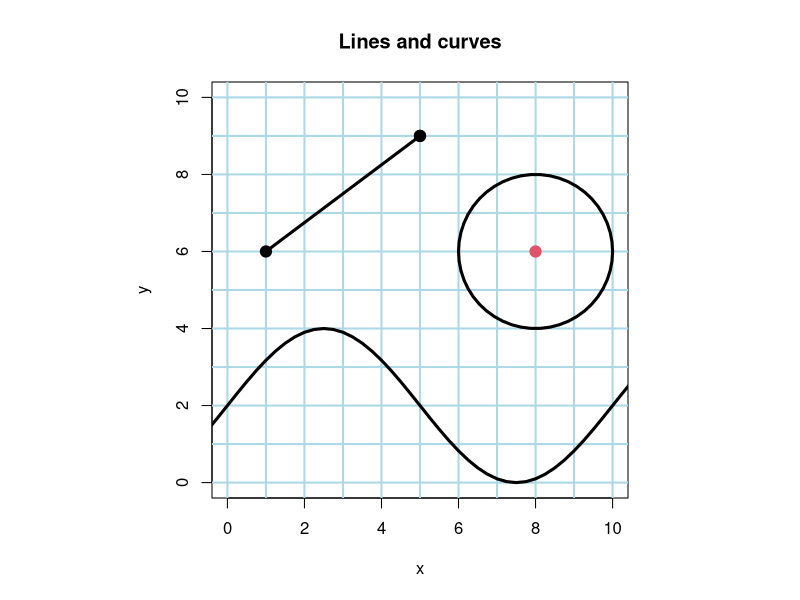
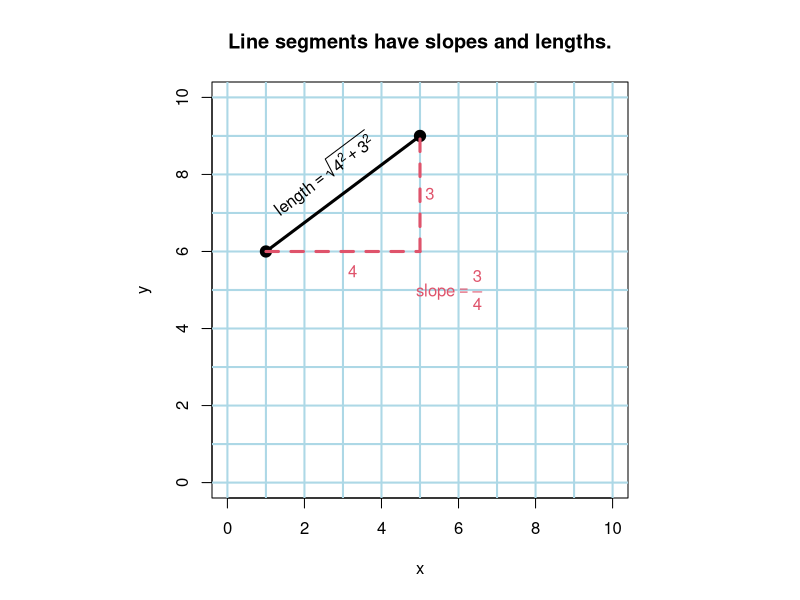
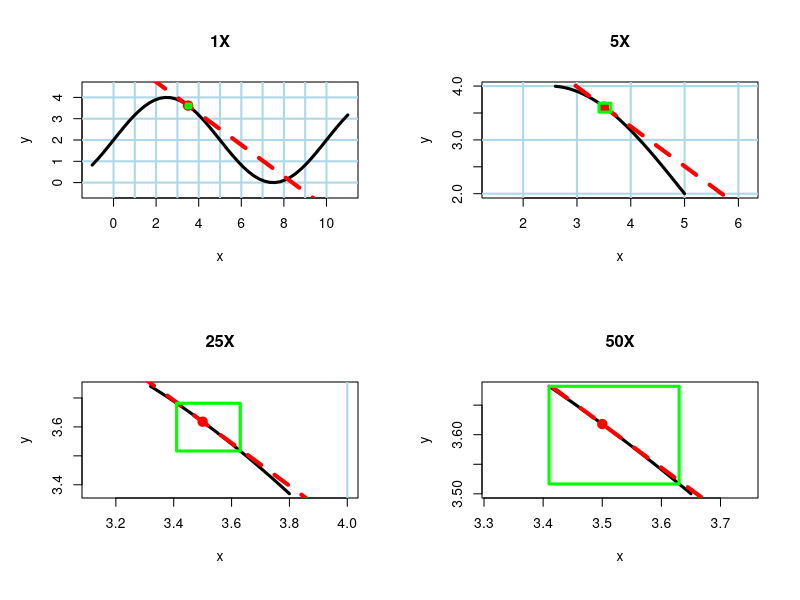
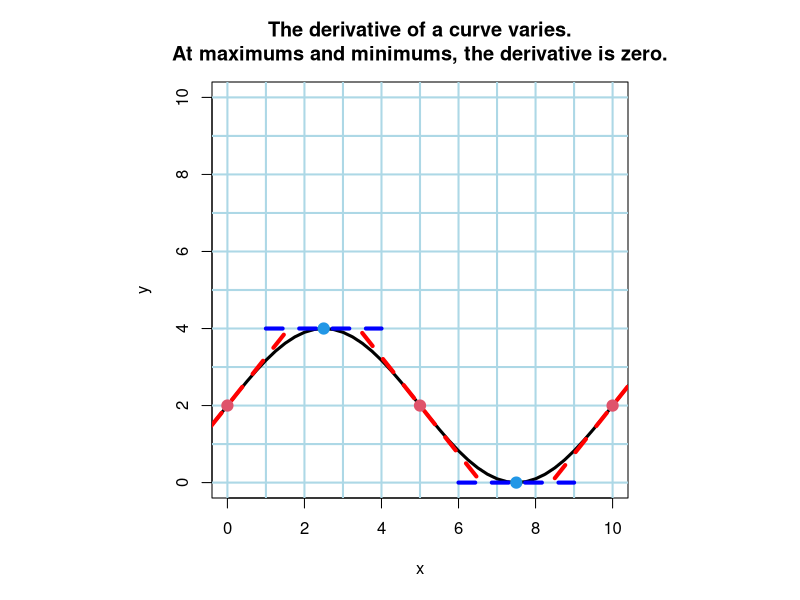
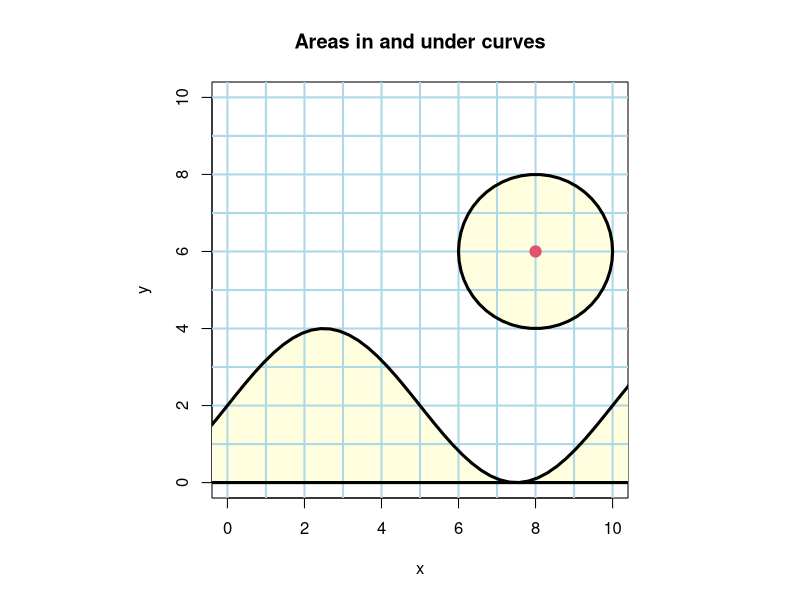
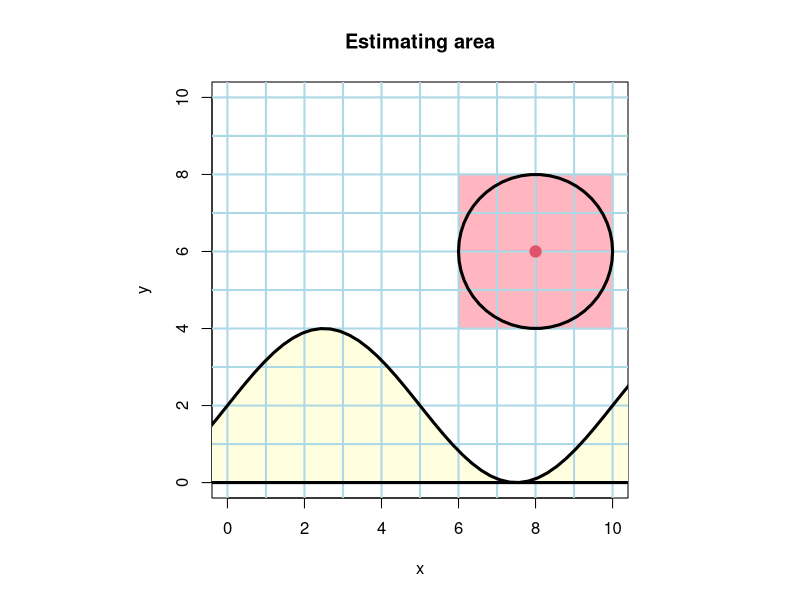
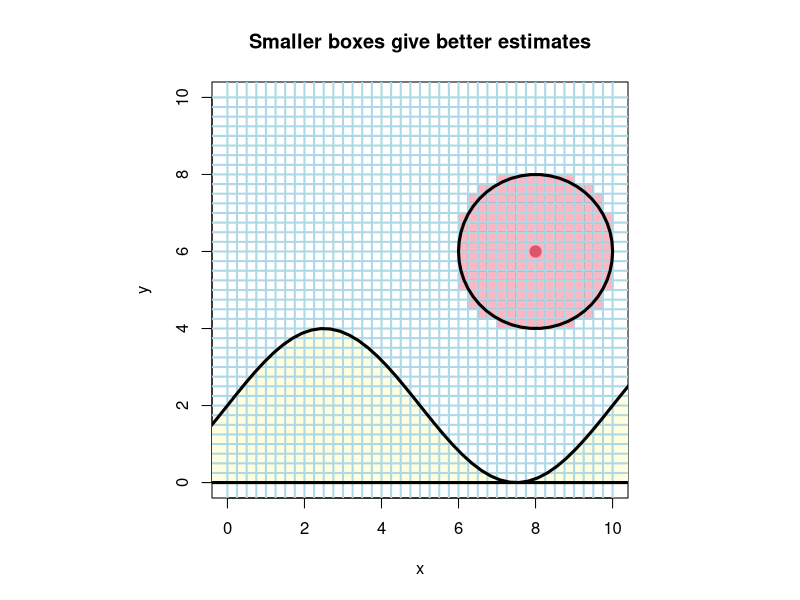
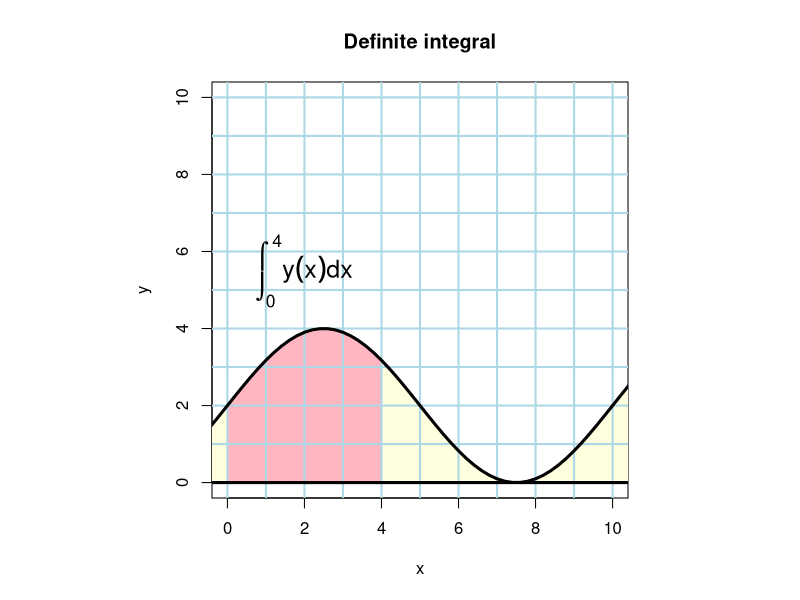

The R script that drew these images, in order:
## ---- chunk 1

circle <- function(x, y, r, ...){
  theta <- seq(0, 2*pi, length.out = 51)
  polygon(x+r*cos(theta), y+r*sin(theta), ...)
}

# compute margins which make plot window square
adj_margins <- function(){
    fin <- par("fin") # (window in inches)
    mai <- par("mai") # (margins in inches)
    # We want fin[1]-(mai[2]+mai[4]) == fin[2] - (mai[1]+mai[3])
    w <- fin[1]-(mai[2]+mai[4]) # plot window width
    h <- fin[2]-(mai[1]+mai[3]) # plot window height
    # We'll preserve the smallest of these two dimensions
    if(w > h){
      delta <- (w-h)/2
      mai[c(2,4)] <- mai[c(2,4)] + delta
    } else {
      delta <- (h-w)/2
      mai[c(1,3)] <- mai[c(1,3)] + delta
    }
    mai
}

local({
  mai <- par("mai")
  par(mai=adj_margins())
  plot(c(0,10), c(0,10), type='n', xlab="x", ylab="y", main="Lines and curves", xlim=c(0,10), ylim=c(0,10), asp=1)
  abline(h=0:10, col="lightblue", lwd=2)
  abline(v=0:10, col="lightblue", lwd=2)
  segments(1,6,5,9, lwd=3)
  points(c(1,5),c(6,9), pch=19, cex=1.5)
  points(5, 9, pch=19, cex=1.5)
  circle(8,6,2, lwd=3) # points(8,6,cex=25,lwd=3)
  points(8,6, pch=19, cex=1.5, col=2)
  x <- seq(-1, 11, by=.25)
  lines(x, 2+2*sin(.2*pi*x), lwd=3)
  par(mai=mai)
})
## ---- chunk 2
local({
  mai <- par("mai")
  par(mai=adj_margins())
  plot(c(0,10), c(0,10), type='n', xlab="x", ylab="y", main="Line segments have slopes and lengths.", asp=1)
  abline(h=0:10, col="lightblue", lwd=2)
  abline(v=0:10, col="lightblue", lwd=2)
  segments(1,6,5,9, lwd=3)
  points(c(1,5),c(6,9), pch=19, cex=1.5)
  segments(1,6,5,6, lty=2, lwd=3, col=2)
  segments(5,6,5,9, lty=2, lwd=3, col=2)
  text(3.25, 5.5, expression(4), lwd=3, cex=1, col=2)
  text(5.25, 7.5, expression(3), lwd=3, cex=1, col=2)
  text(2.5, 8, expression(length == sqrt(4^2 + 3^2)), lwd=3, cex=1, col=1, srt=atan(3/4)*180/pi)
  text(5.75, 5, expression(slope == frac(3,4)), lwd=3, cex=1, col=2)
  par(mai=mai)
})
## ---- chunk 3

f <- function(x)2+2*sin(.2*pi*x)
df_dx <- function(x).4*pi*cos(.2*pi*x)
tngt <- function(x, interval=16, col="red"){
  slope = df_dx(x)
  y <- f(x)
  xa <- x-interval/2
  ya <- y - slope*interval/2
  xb <- x+interval/2
  yb <- y + slope*interval/2
  segments(xa, ya, xb, yb, lty=2, lwd=4, col=col)
}

local({
  
  drawbox <- function(xa, ya, xb, yb, col="green"){
    lines(c(xa, xb, xb, xa, xa), c(ya, ya, yb, yb, ya), lwd=3, col=col)
  }
    
  mags <- c(1, 5, 25, 50)
  minscale <- mags[length(mags)]
  x0 <- 3.5
  y0 <- f(x0) 
  xa <- x0 - (x0+1)/minscale
  xb <- x0 + (10-x0)/minscale
  par(mfrow=c(2, 2))
  for(i in mags){
    x <- seq(x0 - (x0+1)/i, x0 + (11-x0)/i, length.out=50)
    y <- f(x)
    plot(x, y, type='n', xlab="x", ylab="y", main=paste0(i, "X"), asp=1 )
    abline(h=0:10, col="lightblue", lwd=2)
    abline(v=0:10, col="lightblue", lwd=2)
    lines(x, y, lwd=3)
    points(x0, y0, pch=19, cex=1.5, col="red")
    tngt(x0)
    drawbox(xa, f(xa), xb, f(xb))
  }
  par(mfrow=c(1,1))
})

## ---- chunk 4
local({
  mai <- par("mai")
  par(mai=adj_margins())
  plot(c(0,10), c(0,10), type='n', xlab="x", ylab="y", main="The derivative of a curve varies.\nAt maximums and minimums, the derivative is zero.")
  abline(h=0:10, col="lightblue", lwd=2)
  abline(v=0:10, col="lightblue", lwd=2)
  x <- seq(-1, 11, by=.25)
  lines(x, 2+2*sin(.2*pi*x), lwd=3)
  pts <- c(0, 1/.4, 5, 3/.4, 10)
  tngt(pts[1],interval=3)
  tngt(pts[2], interval=3, col="blue")
  tngt(pts[3], interval=3)
  tngt(pts[4], interval=3, col="blue")
  tngt(pts[5], interval=3)
  points(pts, f(pts), pch=19, cex=1.5, col=c(2,4,2,4,2))
  par(mai=mai)
})
## ---- chunk 5
local({
  mai <- par("mai")
  par(mai=adj_margins())
  plot(c(0,10), c(0,10), type='n', xlab="x", ylab="y", main="Areas in and under curves", asp=1)
  circle(8,6,2,col="lightyellow")
  x <- seq(-1, 11, length.out=50)
  y <- 2+2*sin(.2*pi*x)
  for(i in 1:(length(x)-1)){
    polygon(c(x[i],x[i],x[i+1], x[i+1]), c(0,y[i], y[i+1], 0), col="lightyellow", border="lightyellow")
  }
  abline(h=0:10, col="lightblue", lwd=2)
  abline(v=0:10, col="lightblue", lwd=2)
  circle(8,6,r=2,lwd=3)
  points(8,6, pch=19, cex=1.5, col=2)
  lines(x, y, lwd=3)
  abline(h=0, lwd=3)
  par(mai=mai)
})
## ---- chunk 6

show_boxes<- function(side, xc, yc, r, col="lightpink"){
  x <- c(0, side, side, 0, 0)
  y <- c(0, 0, side, side, 0)
  for(x0 in seq(xc-r, xc-side, by=side)){
    for(y0 in seq(yc-r, yc-side, by=side)){
      if( (x0+side-xc)^2 + (y0+side-yc)^2 < r^2){
        polygon(x+x0, y+y0, col=col)
        polygon(2*xc-(x+x0), y+y0, col=col)
        polygon(x+x0, 2*yc-(y+y0), col=col)
        polygon(2*xc-(x+x0), 2*yc-(y+y0), col=col)
      }
    }
  }
}

local({
  mai <- par("mai")
  par(mai=adj_margins())
  plot(c(0,10), c(0,10), type='n', xlab="x", ylab="y", main="Estimating area", asp=1)
  show_boxes(1, 8, 6, 2)
  x <- seq(-1, 11, length.out=50)
  y <- 2+2*sin(.2*pi*x)
  for(i in 1:(length(x)-1)){
    polygon(c(x[i],x[i],x[i+1], x[i+1]), c(0,y[i], y[i+1], 0), col="lightyellow", border="lightyellow")
  }
  abline(h=0:10, col="lightblue", lwd=2)
  abline(v=0:10, col="lightblue", lwd=2)
  circle(8,6,r=2,lwd=3)
  points(8,6, pch=19, cex=1.5, col=2)
  lines(x, y, lwd=3)
  abline(h=0, lwd=3)
  par(mai=mai)
})
## ---- chunk 7
local({
  mai <- par("mai")
  par(mai=adj_margins())
  plot(c(0,10), c(0,10), type='n', xlab="x", ylab="y", main="Smaller boxes give better estimates", asp=1)
  show_boxes(1/4, 8, 6, 2)
  x <- seq(-1, 11, length.out=50)
  y <- 2+2*sin(.2*pi*x)
  for(i in 1:(length(x)-1)){
    polygon(c(x[i],x[i],x[i+1], x[i+1]), c(0,y[i], y[i+1], 0), col="lightyellow", border="lightyellow")
  }
  abline(h=seq(0,10,by=.25), col="lightblue", lwd=2)
  abline(v=seq(0,10,by=.25), col="lightblue", lwd=2)
  circle(8,6,2,lwd=3)
  points(8,6, pch=19, cex=1.5, col=2)
  lines(x, y, lwd=3)
  abline(h=0, lwd=3)
  par(mai=mai)
})
## ---- chunk 8

local({
  mai <- par("mai")
  par(mai=adj_margins())
  plot(c(0,10), c(0,10), type='n', xlab="x", ylab="y", main="Definite integral", asp=1)
  x <- seq(-1, 11, by=0.2)
  y <- 2+2*sin(.2*pi*x)
  for(i in 1:length(x)){
    col <- "lightyellow"
    if(x[i] >= 0 & x[i] < 4)col="lightpink"
    polygon(c(x[i],x[i],x[i+1], x[i+1]), c(0,y[i], y[i+1], 0), col=col, border=col)
  }
  abline(h=0:10, col="lightblue", lwd=2)
  abline(v=0:10, col="lightblue", lwd=2)
  lines(x, y, lwd=3)
  abline(h=0, lwd=3)
  text(2, 5.5, expression(integral(y(x)*dx,0,4)), cex=1.5)
  par(mai=mai)
})
## ---- chunk 9

local({
  mai <- par("mai")
  par(mai=adj_margins())
  plot(c(0,10), c(0,10), type='n', xlab="x", ylab="y", main="Definite integral approximated\nby areas of rectangles", asp=1)
  x <- seq(-1, 11, by=0.2)
  y <- 2+2*sin(.2*pi*x)
  col <- "lightyellow"
  for(i in 1:(length(x)-1)){
    polygon(c(x[i],x[i],x[i+1], x[i+1]), c(0,y[i], y[i+1], 0), col=col, border=col)
  }
  x1 <- seq(0, 4, by=1)
  y1 <- 2 + 2*sin(.2*pi*x1)
  col <- "lightpink"
  for(i in 1:(length(x1)-1)){
    polygon(c(x1[i],x1[i],x1[i+1], x1[i+1]), c(0,y1[i], y1[i], 0), col=col, border=col)
  }
  abline(h=0:10, col="lightblue", lwd=2)
  abline(v=0:10, col="lightblue", lwd=2)
  lines(x, y, lwd=3)
  abline(h=0, lwd=3)
  text(2, 5.5, expression(sum(y(x)*Delta*x,0,4)), cex=1.5)
  par(mai=mai)
})
## ---- chunk 10

local({
  mai <- par("mai")
  par(mai=adj_margins())
  plot(c(0,10), c(0,10), type='n', xlab="x", ylab="y", main="Definite integral\nas a limit", asp=1)
  x <- seq(-1, 11, by=0.2)
  y <- 2+2*sin(.2*pi*x)
  col <- "lightyellow"
  for(i in 1:(length(x)-1)){
    polygon(c(x[i],x[i],x[i+1], x[i+1]), c(0,y[i], y[i+1], 0), col=col, border=col)
  }
  x1 <- seq(0, 4, by=0.5)
  y1 <- 2 + 2*sin(.2*pi*x1)
  col <- "lightpink"
  for(i in 1:(length(x1)-1)){
    polygon(c(x1[i],x1[i],x1[i+1], x1[i+1]), c(0,y1[i], y1[i], 0), col=col, border=col)
  }
  abline(h=seq(0,10, by=.5), col="lightblue", lwd=2)
  abline(v=seq(0, 10, by=.5), col="lightblue", lwd=2)
  lines(x, y, lwd=3)
  abline(h=0, lwd=3)
  text(5, 5.5, 
       expression(integral(y(x)*dx,0,4) == lim(sum(y(x)*Delta*x,0,4), Delta*x %->% 0)), cex=1.25)
  par(mai=mai)
})
